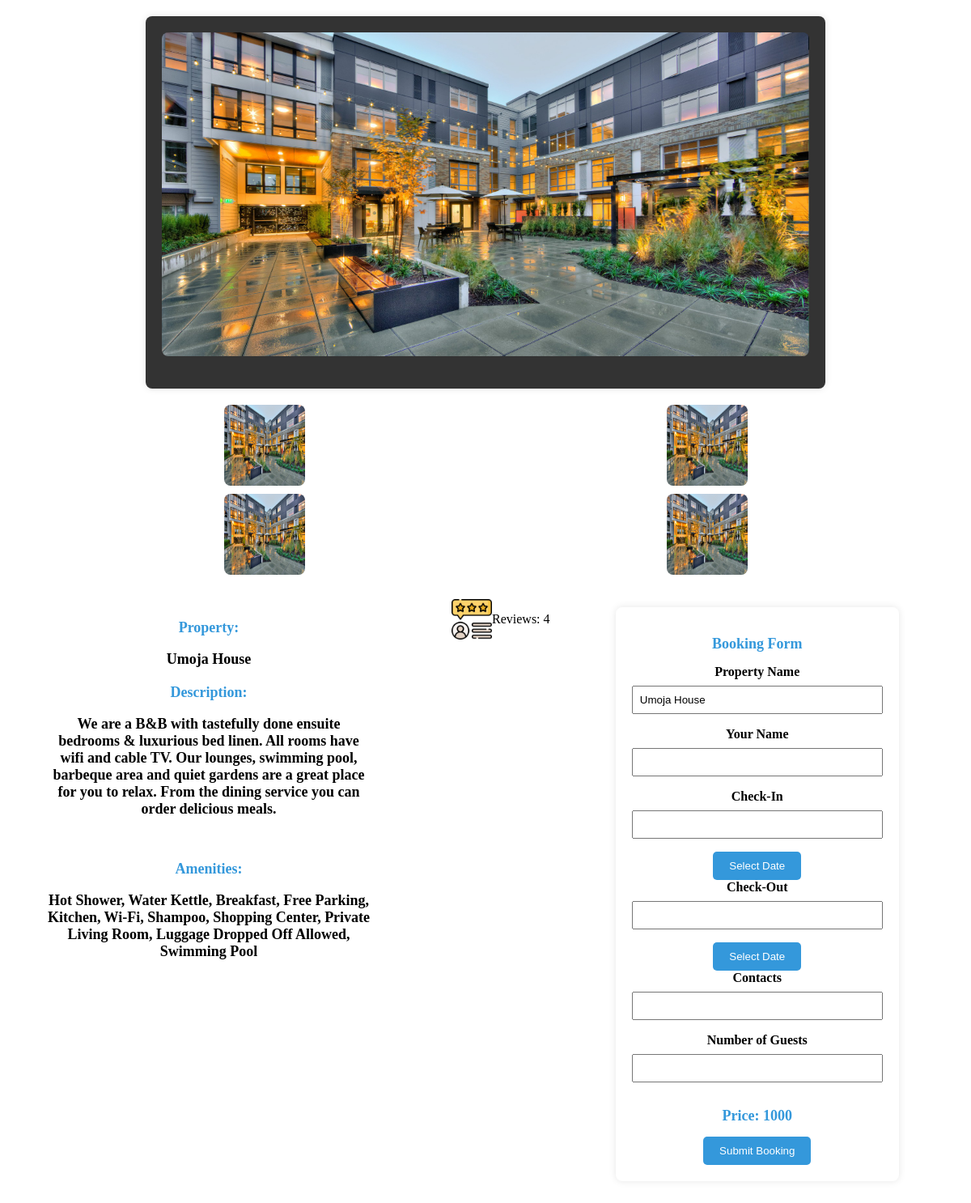
Page /booking/ (signed in) on the committed database.
### tables this page shows
CREATE TABLE properties (
                id INTEGER PRIMARY KEY AUTOINCREMENT,
                name TEXT NOT NULL,
                image BLOB NOT NULL,
                description TEXT NOT NULL,
                thumbnail BLOB NOT NULL,
                interiorimg1 BLOB NOT NULL,
                interiorimg2 BLOB NOT NULL,
                interiorimg3 BLOB NOT NULL,
                interiorimg4 BLOB NOT NULL,
                Price INTEGER NOT NULL,
                Amenities TEXT NOT NULL,
                admin_id INTEGER NOT NULL,
                property_type TEXT NOT NULL,
                FOREIGN KEY (admin_id) REFERENCES admins (id)
            );

### app.py (the view)
@app.route('/booking/', defaults={'property_id': None})
@app.route('/booking/<int:property_id>')
def booking(property_id):
    if 'user_id' not in session:
        return redirect(url_for('login', next=request.url))
    try:
        with sqlite3.connect('users.db') as connection:
            cursor = connection.cursor()
            if property_id is None:
                cursor.execute("SELECT id FROM properties ORDER BY RANDOM() LIMIT 1")
                property_id = cursor.fetchone()[0]
                session['property_id'] = property_id
            cursor.execute("SELECT * FROM properties WHERE id=?", (property_id,))
            property_data = cursor.fetchone()
            cursor.execute("SELECT * FROM reviews WHERE property_id=?", (property_id,))
            reviews_data = cursor.fetchall()
        if property_data:
            return render_template('booking_details.html', property_data=property_data, reviews_data=reviews_data)
        else:
            return render_template('error.html', error='Property not found')
    except Exception as e:
        print(f"Error fetching property information: {e}")
        return render_template('error.html', error=str(e))

### templates/booking_details.html (shortened to what this page needs)
<!DOCTYPE html>
<html lang="en">
<head>
   <link rel="stylesheet" href="https://cdnjs.cloudflare.com/ajax/libs/pikaday/1.8.2/css/pikaday.css" />
<link rel="stylesheet" href="https://cdn.jsdelivr.net/npm/sweetalert2@11/dist/sweetalert2.min.css">
</head>
<body>
    <div class="booking-details-container">
        <img src="/{{ property_data[2] }}" alt="{{ property_data[0] }}" class="property-image">
        </div>
        <div class="additional-images-container">
            <div class="additional-image">
                <img src="/{{ property_data[5] }}" alt="{{ property_data[0] }}">
            </div>
            <div class="additional-image">
                <img src="/{{ property_data[6] }}" alt="{{ property_data[0] }}">
            </div>
            <div class="additional-image">
                <img src="/{{ property_data[7] }}" alt="{{ property_data[0] }}">
            </div>
            <div class="additional-image">
                <img src="/{{ property_data[8] }}" alt="{{ property_data[0] }}">
            </div>
        </div>
        <div class="container">
        <div class="booking-details-container1">
            <h2>Property: <p>{{ property_data[1] }}</p></h2>
            <h2>Description: <p>{{ property_data[3] }}</p></h2><br>
            <h2>Amenities: <p>{{ property_data[10] }}</p></h2>
        </div>
        <div class="containerreview" onclick="window.location.href='{{ url_for('reviews', property_id=property_data.id) }}';" style="cursor: pointer;">
            <img src="/static/images/reviews.png" alt="reviews">
            {% if reviews_data %}
                <p>Reviews: {{ reviews_data|length }}</p>
            {% else %}
                <p>No reviews available for this property.</p>
            {% endif %}
        </div>
        <div class="booking-details-container2">
            <h2>Booking Form</h2>
            <form action="/submit_booking" method="post">
                <label for="property_name">Property Name</label>
                <input type="text" id="property_name" name="property_name" value="{{ property_data[1] }}" readonly>
                <label for="guest_name">Your Name</label>
                <input type="text" id="guest_name" name="guest_name" required>
                <label for="check_in">Check-In</label>
                <input type="text" id="check_in" name="check_in" readonly>
                <button type="button" onclick="openCalendar('check_in')">Select Date</button>
                <label for="check_out">Check-Out</label>
                <input type="text" id="check_out" name="check_out" readonly>
                <button type="button" onclick="openCalendar('check_out')">Select Date</button>
                <label for="contacts">Contacts</label>
                <input type="text" id="contacts" name="contacts" required>
                <label for="guests">Number of Guests</label>
                <input type="number" id="guests" name="guests" required>
                <div id="price-section">
                    <h2>Price: <span id="calculated-price">{{ property_data[9] }}</span></h2>
                </div>
                <button type="button" onclick="showPopupForm()">Submit Booking</button>
                            </form>
        </div>
        </div>
</body>
</html>

### templates/booking_details.html (style rules this page uses)
.booking-details-container { max-width: 800px; margin: 20px auto; background-color: #333; padding: 20px; border-radius: 8px; box-shadow: 0 0 10px rgba(0, 0, 0, 0.1); text-align: center; display: flex; align-items: center; }
.booking-details-container1 { max-width: 400px; background-color: white; padding: 20px; border-radius: 8px; box-shadow: 0 0 10px rgba(0, 0, 0, 0.0); text-align: center; align-self: start; margin-left: 0; }
.booking-details-container2 { max-width: 400px; background-color: white; padding: 20px; border-radius: 8px; box-shadow: 0 0 10px rgba(0, 0, 0, 0.0); text-align: center; margin-left: auto; }
.property-image { width: 100%; height: 400px; border-radius: 8px; margin-bottom: 20px; display: block; margin-left: auto; margin-right: auto; }
.additional-images-container { display: grid; grid-template-rows: repeat(2, 1fr); grid-template-columns: repeat(2, 1fr); gap: 10px; margin-bottom: 20px; margin-left: 50px; margin-right: 50px; }
.additional-image { width: 100%; border-radius: 8px; overflow: hidden; }
.additional-image img { width: 100px; height: 100px; border-radius: 8px; display: flex; margin: 0 auto; }
h2 { color: #3498db; font-size: large; }
p { color: black; margin-bottom: 20px; }
.container { display: flex; }
.containerreview img { height: 50px; }
.containerreview { display: flex; align-self: start; margin-left: 30px; margin-top: 10px; }
.booking-details-container1, .booking-details-container2 { max-width: 400px; background-color: white; padding: 20px; border-radius: 8px; box-shadow: 0 0 10px rgba(0, 0, 0, 0.0); text-align: center; margin: 0 50px; }
.booking-details-container1 { align-self: start; margin-left: 30px; }
.booking-details-container2 { margin-left: auto; }
.booking-details-container2 { max-width: 400px; margin: 20px auto; background-color: #fff; padding: 20px; border-radius: 8px; box-shadow: 0 0 10px rgba(0, 0, 0, 0.1); }
label { display: block; margin-bottom: 8px; font-weight: bold; }
input { width: 100%; padding: 8px; margin-bottom: 16px; box-sizing: border-box; }
button { background-color: #3498db; color: #fff; padding: 10px 20px; border: none; border-radius: 5px; cursor: pointer; }

### rows in the picture
properties: image (picture), interiorimg1 (picture), interiorimg2 (picture), interiorimg3 (picture), interiorimg4 (picture), name "Umoja House", description "We are a B&B with tastefully done ensuite bedrooms & luxurious bed linen. All rooms have wifi and cable TV. Our lounges, swimming pool, barbeque area and quiet gardens are a great place for you to relax. From the dining service you can order delicious meals.", Amenities "Hot Shower, Water Kettle, Breakfast, Free Parking, Kitchen, Wi-Fi, Shampoo, Shopping Center, Private Living Room, Luggage Dropped Off Allowed, Swimming Pool", property_name "Umoja House", Price "1000"

### other values in the picture
{{ reviews_data|length }} "4"
